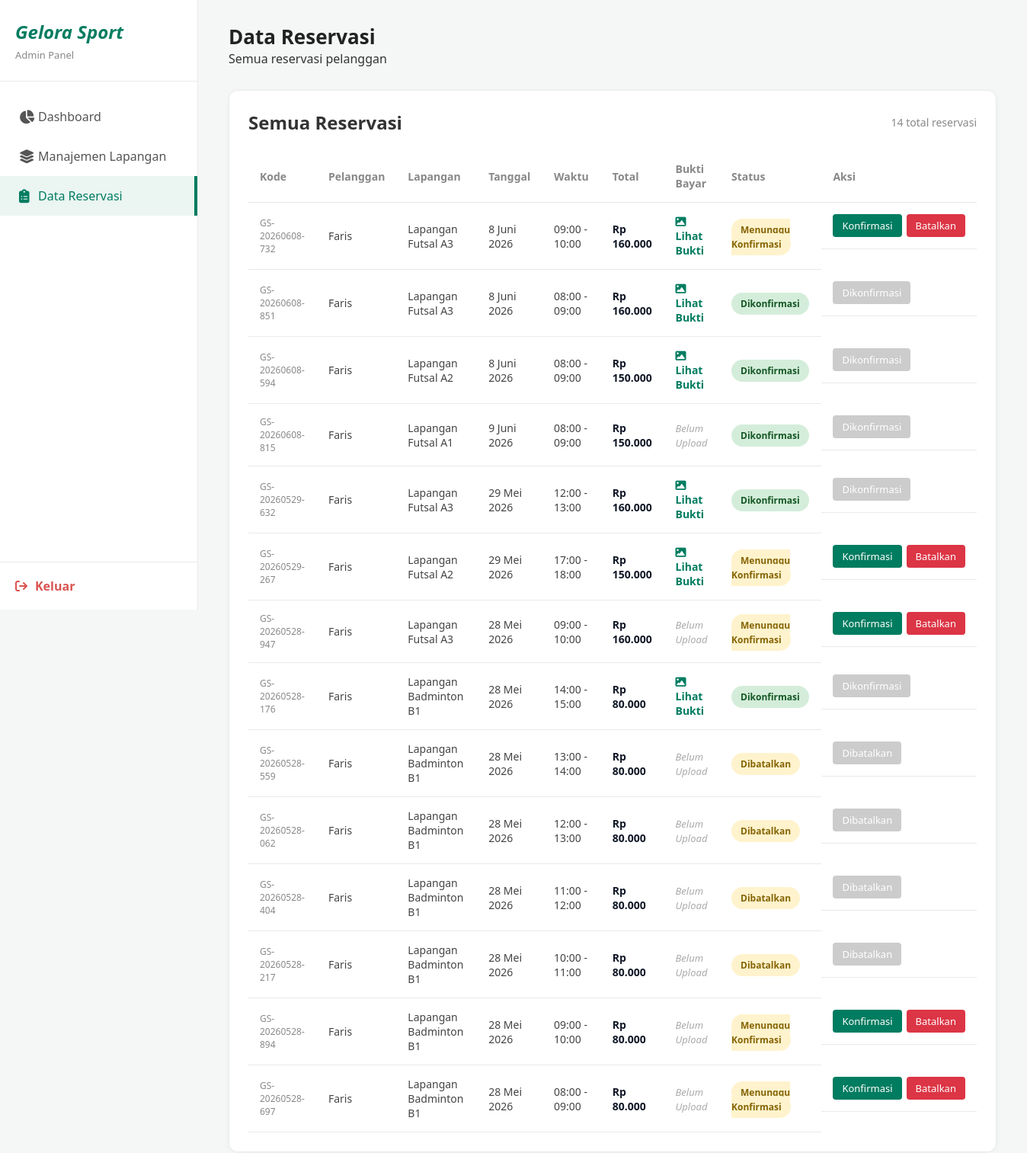
Screenshot of /index.php?page=data_reservasi (signed in) with the database file from the repository.
### tables this page shows
CREATE TABLE `reservasi` (
  `id` int NOT NULL,
  `kode_reservasi` varchar(20) NOT NULL,
  `user_id` int NOT NULL,
  `lapangan_id` int NOT NULL,
  `slot_waktu_id` int NOT NULL,
  `tanggal` date NOT NULL,
  `jam_mulai` time NOT NULL,
  `jam_selesai` time NOT NULL,
  `total_harga` decimal(10,0) NOT NULL,
  `status` enum('Menunggu Konfirmasi','Dikonfirmasi','Selesai','Dibatalkan') NOT NULL DEFAULT 'Menunggu Konfirmasi',
  `status_bayar` enum('Menunggu','Lunas','Gagal') NOT NULL DEFAULT 'Menunggu',
  `catatan` text,
  `bukti_bayar` varchar(255) DEFAULT NULL,
  `created_at` datetime NOT NULL DEFAULT CURRENT_TIMESTAMP
);

CREATE TABLE `users` (
  `id` int NOT NULL,
  `nama` varchar(100) NOT NULL,
  `email` varchar(150) NOT NULL,
  `password` varchar(255) NOT NULL,
  `role` enum('user','admin') NOT NULL DEFAULT 'user',
  `no_hp` varchar(20) DEFAULT NULL,
  `created_at` datetime NOT NULL DEFAULT CURRENT_TIMESTAMP
);

CREATE TABLE `lapangan` (
  `id` int NOT NULL,
  `nama` varchar(100) NOT NULL,
  `jenis` enum('Futsal','Badminton','Basketball') NOT NULL,
  `lokasi` varchar(150) NOT NULL,
  `tipe` enum('indoor','outdoor') NOT NULL DEFAULT 'indoor',
  `material` varchar(100) DEFAULT NULL,
  `deskripsi` text,
  `harga_per_jam` decimal(10,0) NOT NULL,
  `status` enum('Aktif','Perawatan','Nonaktif') NOT NULL DEFAULT 'Aktif',
  `foto_url` varchar(500) DEFAULT NULL,
  `rating` decimal(2,1) DEFAULT '5.0',
  `created_at` datetime NOT NULL DEFAULT CURRENT_TIMESTAMP
);

### controllers/ReservasiController.php (called while the page is built, shortened)
<?php
require_once __DIR__ . '/../config/helper.php';
require_once __DIR__ . '/../models/ReservasiModel.php';
class ReservasiController
{
    private ReservasiModel $reservasiModel;
    public function __construct()
    {
        $this->reservasiModel = new ReservasiModel();
    }
    public function index(): void
    {
        $reservasis = $this->reservasiModel->getAll();
        $statusClass = [
            'Menunggu Konfirmasi' => 'pending',
            'Dikonfirmasi'        => 'confirmed',
            'Selesai'             => 'confirmed',
            'Dibatalkan'          => 'pending',
        ];
        require __DIR__ . '/../views/admin/data_reservasi.php';
    }
}

### config/db.php (called while the page is built, shortened)
<?php
function getDB(): PDO {
    static $pdo = null;
    if ($pdo === null) {
        try {
            $dsn = "mysql:host=" . DB_HOST . ";port=" . DB_PORT
                 . ";dbname=" . DB_NAME . ";charset=utf8mb4";
            $pdo = new PDO($dsn, DB_USER, DB_PASS, [
                PDO::ATTR_ERRMODE            => PDO::ERRMODE_EXCEPTION,
                PDO::ATTR_DEFAULT_FETCH_MODE => PDO::FETCH_ASSOC,
                PDO::ATTR_EMULATE_PREPARES   => false,
            ]);
        } catch (PDOException $e) {
            http_response_code(500);
            die(json_encode(['error' => 'Koneksi database gagal: ' . $e->getMessage()]));
        }
    }
    return $pdo;
}

### models/ReservasiModel.php (called while the page is built, shortened)
<?php
require_once __DIR__ . '/../config/db.php';
class ReservasiModel
{
    private PDO $db;
    public function __construct()
    {
        $this->db = getDB();
    }
    public function getAll(): array
    {
        return $this->db->query(
            "SELECT r.*, u.nama as nama_user, l.nama as nama_lapangan
             FROM reservasi r
             JOIN users u ON u.id = r.user_id
             JOIN lapangan l ON l.id = r.lapangan_id
             ORDER BY r.created_at DESC"
        )->fetchAll();
    }
}

### config/helper.php (called while the page is built, shortened)
<?php
function formatRupiah(int $n): string {
    return 'Rp ' . number_format($n, 0, ',', '.');
}
function formatTanggal(string $date): string {
    $bulan = ['', 'Januari','Februari','Maret','April','Mei','Juni',
              'Juli','Agustus','September','Oktober','November','Desember'];
    $ts = strtotime($date);
    return date('j', $ts) . ' ' . $bulan[(int)date('n', $ts)] . ' ' . date('Y', $ts);
}
function e(string $str): string {
    return htmlspecialchars($str, ENT_QUOTES, 'UTF-8');
}

### views/admin/data_reservasi.php (the view, shortened to what this page needs)
<!DOCTYPE html>
<html lang="id">
<head>
    <link rel="stylesheet" href="assets/css/style.css">
    <link rel="stylesheet" href="https://cdnjs.cloudflare.com/ajax/libs/font-awesome/6.4.0/css/all.min.css">
</head>
<body class="admin-page">
<div class="admin-container">
    <?php require __DIR__ . '/../components/sidebar.php'; ?>
    <main class="main-content">
        <header class="top-header">
            <div class="header-title">
                <h1>Data Reservasi</h1>
                <p>Semua reservasi pelanggan</p>
            </div>
        </header>
        <section class="recent-reservations">
            <div class="section-header">
                <h2>Semua Reservasi</h2>
                <span style="color:#888;font-size:14px;"><?= count($reservasis) ?> total reservasi</span>
            </div>
            <div class="table-container">
                <table>
                    <thead>
                        <tr><th>Kode</th><th>Pelanggan</th><th>Lapangan</th><th>Tanggal</th><th>Waktu</th><th>Total</th><th>Bukti Bayar</th><th>Status</th><th>Aksi</th></tr>
                    </thead>
                    <tbody>
                        <?php foreach ($reservasis as $r): ?>
                        <tr>
                            <td style="font-size:12px;color:#888;"><?= e($r['kode_reservasi']) ?></td>
                            <td><?= e($r['nama_user']) ?></td>
                            <td><?= e($r['nama_lapangan']) ?></td>
                            <td><?= formatTanggal($r['tanggal']) ?></td>
                            <td><?= substr($r['jam_mulai'],0,5) ?> - <?= substr($r['jam_selesai'],0,5) ?></td>
                            <td class="fw-bold"><?= formatRupiah((int)$r['total_harga']) ?></td>
                            <td>
                                <?php if ($r['bukti_bayar']): ?>
                                    <a href="<?= e($r['bukti_bayar']) ?>" target="_blank" style="color:#007c60; font-weight:600; text-decoration:none;">
                                        <i class="fa-solid fa-image"></i> Lihat Bukti
                                    </a>
                                <?php else: ?>
                                    <span style="color:#aaa; font-style:italic; font-size:13px;">Belum Upload</span>
                                <?php endif; ?>
                            </td>
                            <td><span class="badge <?= $statusClass[$r['status']] ?? 'pending' ?>">
                                <?= e($r['status']) ?>
                            </span></td>
                            <td style="display:flex;gap:6px;">
                                <?php if ($r['status'] === 'Menunggu Konfirmasi'): ?>
                                    <form method="POST" action="index.php?page=data_reservasi">
                                        <button class="btn-action" type="submit">Konfirmasi</button>
                                    </form>
                                    <form method="POST" action="index.php?page=data_reservasi" onsubmit="return confirm('Batalkan reservasi ini?')">
                                        <button class="btn-action" type="submit" style="background:#dc3545;">Batalkan</button>
                                    </form>
                                <?php else: ?>
                                    <button class="btn-action disabled" disabled><?= e($r['status']) ?></button>
                                <?php endif; ?>
                            </td>
                        </tr>
                        <?php endforeach; ?>
                    </tbody>
                </table>
            </div>
        </section>
    </main>
</div>
</body>
</html>

### assets/css/style.css (style rules this page uses)
:root { --color-body-bg: #f4f7f6; --color-text: #333333; --color-white: #ffffff; --color-primary: #007c60; --color-primary-dark: #005b48; --color-primary-darker: #0b7a5a; --color-muted: #777777; --color-border: #dddddd; --color-border-light: #eaeaea; --color-success-bg: #e8f5e9; --color-success-soft: #d4edda; --color-warning-bg: #fff3cd; --color-success-text: #155724; --color-danger: #c0392b; --color-danger-bg: #fff8f8; }
* { margin: 0; padding: 0; box-sizing: border-box; font-family: 'Segoe UI', Tahoma, Geneva, Verdana, sans-serif; }
body { background-color: var(--color-body-bg); color: var(--color-text); }
body.admin-page { background-color: var(--color-body-bg); color: var(--color-text); }
.admin-container { display: flex; min-height: 100vh; }
.admin-container .main-content { flex: 1; margin-left: 260px; padding: 30px 40px; }
.admin-container .top-header { display: flex; justify-content: space-between; align-items: center; margin-bottom: 30px; }
.admin-container .header-title h1 { font-size: 26px; color: #222; }
.admin-container .recent-reservations { background: var(--color-white); border-radius: 12px; padding: 25px; box-shadow: 0 2px 10px rgba(0, 0, 0, 0.03); border: 1px solid var(--color-border-light); }
.admin-container .section-header { display: flex; justify-content: space-between; align-items: center; margin-bottom: 20px; }
.admin-container .table-container { overflow-x: auto; }
.admin-container table { width: 100%; border-collapse: collapse; }
.admin-container th, .admin-container td { padding: 15px; text-align: left; border-bottom: 1px solid var(--color-border-light); }
.admin-container th { color: #888; font-weight: 600; font-size: 14px; }
.admin-container td { color: #444; font-size: 14px; }
.admin-container .badge { padding: 6px 12px; border-radius: 20px; font-size: 12px; font-weight: 600; }
.admin-container .badge.pending { background-color: var(--color-warning-bg); color: #856404; }
.admin-container .badge.confirmed { background-color: var(--color-success-soft); color: var(--color-success-text); }
.admin-container .btn-action { background-color: var(--color-primary); color: white; border: none; padding: 6px 12px; border-radius: 4px; cursor: pointer; font-size: 13px; }
.admin-container .btn-action.disabled { background-color: #ccc; cursor: not-allowed; }
.admin-container .fw-bold { font-weight: bold; }
.admin-container .fw-bold { font-weight: 600; color: #111827; }

### rows the page displays
reservasi: kode_reservasi "GS-20260608-732", user.nama "Faris", lapangan.nama "Lapangan Futsal A3", tanggal "8 Juni 2026", jam_mulai "09:00", jam_selesai "10:00", total_harga "Rp 160.000", status "Menunggu Konfirmasi"
reservasi: kode_reservasi "GS-20260608-851", user.nama "Faris", lapangan.nama "Lapangan Futsal A3", tanggal "8 Juni 2026", jam_mulai "08:00", jam_selesai "09:00", total_harga "Rp 160.000", status "Dikonfirmasi"
reservasi: kode_reservasi "GS-20260608-594", user.nama "Faris", lapangan.nama "Lapangan Futsal A2", tanggal "8 Juni 2026", jam_mulai "08:00", jam_selesai "09:00", total_harga "Rp 150.000", status "Dikonfirmasi"
reservasi: kode_reservasi "GS-20260608-815", user.nama "Faris", lapangan.nama "Lapangan Futsal A1", tanggal "9 Juni 2026", jam_mulai "08:00", jam_selesai "09:00", total_harga "Rp 150.000", shows "Belum Upload", status "Dikonfirmasi"
reservasi: kode_reservasi "GS-20260529-632", user.nama "Faris", lapangan.nama "Lapangan Futsal A3", tanggal "29 Mei 2026", jam_mulai "12:00", jam_selesai "13:00", total_harga "Rp 160.000", status "Dikonfirmasi"
reservasi: kode_reservasi "GS-20260529-267", user.nama "Faris", lapangan.nama "Lapangan Futsal A2", tanggal "29 Mei 2026", jam_mulai "17:00", jam_selesai "18:00", total_harga "Rp 150.000", status "Menunggu Konfirmasi"
reservasi: kode_reservasi "GS-20260528-947", user.nama "Faris", lapangan.nama "Lapangan Futsal A3", tanggal "28 Mei 2026", jam_mulai "09:00", jam_selesai "10:00", total_harga "Rp 160.000", shows "Belum Upload", status "Menunggu Konfirmasi"
reservasi: kode_reservasi "GS-20260528-176", user.nama "Faris", lapangan.nama "Lapangan Badminton B1", tanggal "28 Mei 2026", jam_mulai "14:00", jam_selesai "15:00", total_harga "Rp 80.000", status "Dikonfirmasi"
reservasi: kode_reservasi "GS-20260528-559", user.nama "Faris", lapangan.nama "Lapangan Badminton B1", tanggal "28 Mei 2026", jam_mulai "13:00", jam_selesai "14:00", total_harga "Rp 80.000", shows "Belum Upload", status "Dibatalkan"
reservasi: kode_reservasi "GS-20260528-062", user.nama "Faris", lapangan.nama "Lapangan Badminton B1", tanggal "28 Mei 2026", jam_mulai "12:00", jam_selesai "13:00", total_harga "Rp 80.000", shows "Belum Upload", status "Dibatalkan"
reservasi: kode_reservasi "GS-20260528-404", user.nama "Faris", lapangan.nama "Lapangan Badminton B1", tanggal "28 Mei 2026", jam_mulai "11:00", jam_selesai "12:00", total_harga "Rp 80.000", shows "Belum Upload", status "Dibatalkan"
reservasi: kode_reservasi "GS-20260528-217", user.nama "Faris", lapangan.nama "Lapangan Badminton B1", tanggal "28 Mei 2026", jam_mulai "10:00", jam_selesai "11:00", total_harga "Rp 80.000", shows "Belum Upload", status "Dibatalkan"
reservasi: kode_reservasi "GS-20260528-894", user.nama "Faris", lapangan.nama "Lapangan Badminton B1", tanggal "28 Mei 2026", jam_mulai "09:00", jam_selesai "10:00", total_harga "Rp 80.000", shows "Belum Upload", status "Menunggu Konfirmasi"
reservasi: kode_reservasi "GS-20260528-697", user.nama "Faris", lapangan.nama "Lapangan Badminton B1", tanggal "28 Mei 2026", jam_mulai "08:00", jam_selesai "09:00", total_harga "Rp 80.000", shows "Belum Upload", status "Menunggu Konfirmasi"

### other values shown
count($reservasis) "14"
